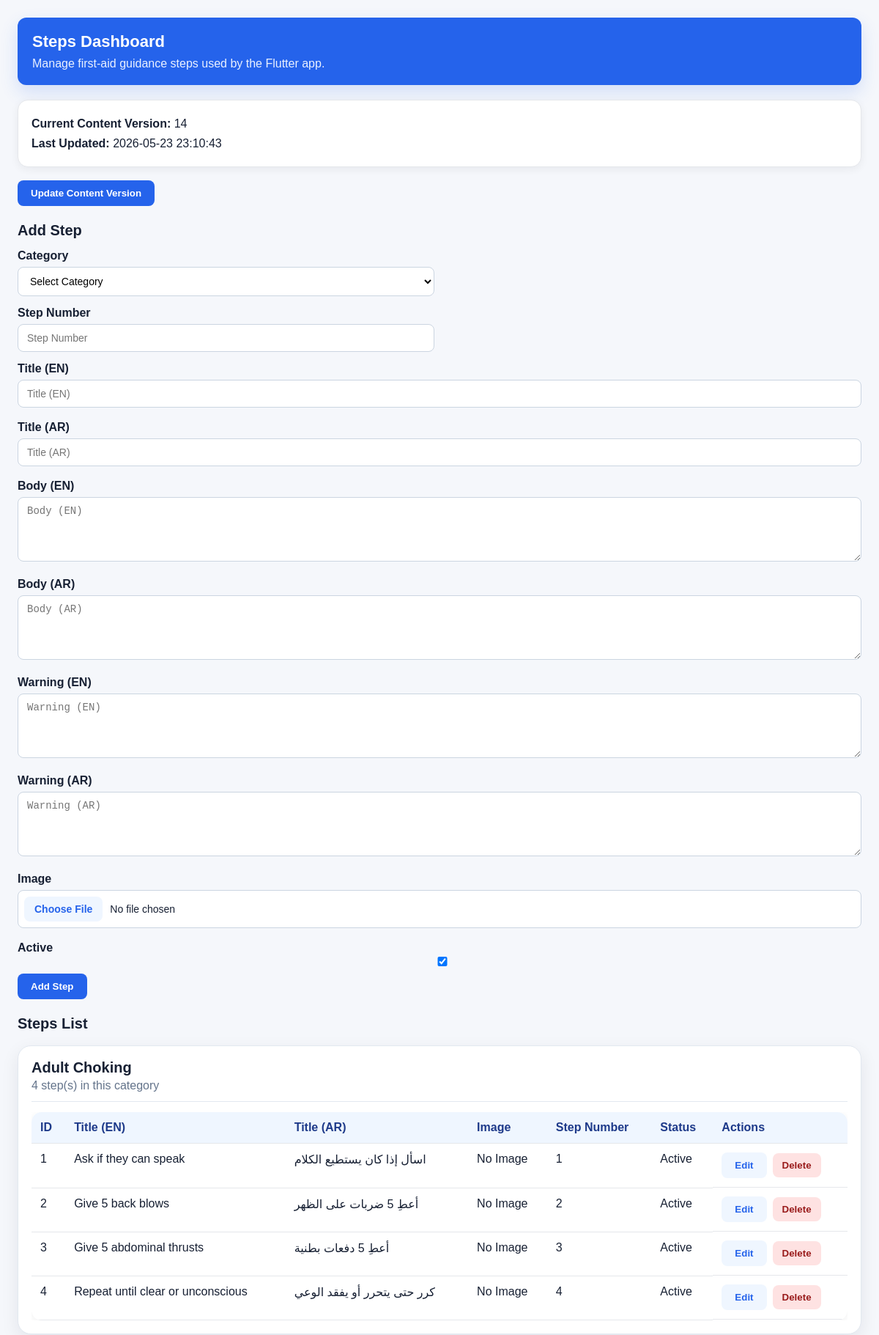
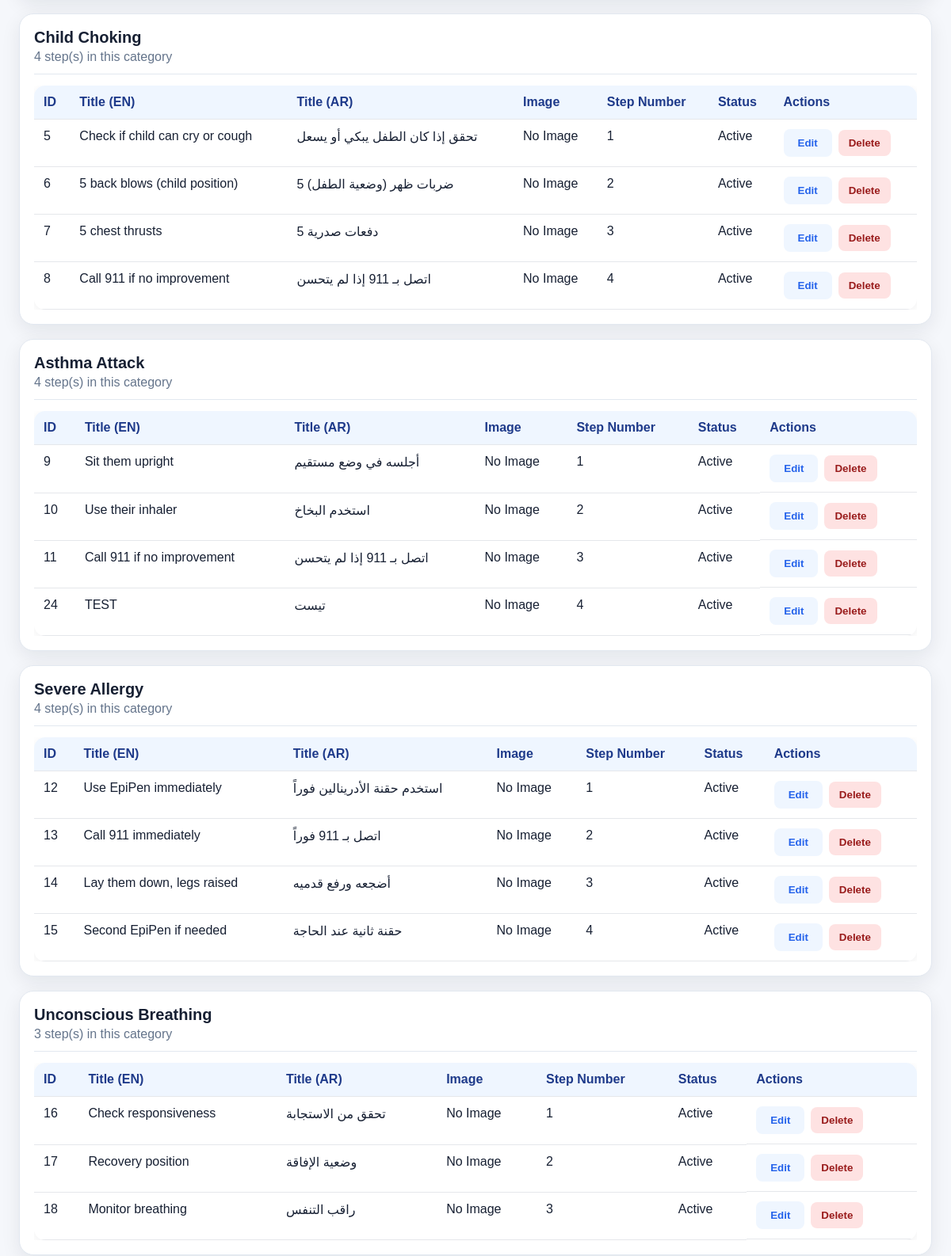
The app's page /pages/steps.php (signed in, upper part) with its own data (2 pictures, top to bottom).
### tables this page shows
CREATE TABLE `content_meta` (
  `id` int(11) NOT NULL,
  `content_version` int(11) NOT NULL DEFAULT 1,
  `updated_at` timestamp NOT NULL DEFAULT current_timestamp() ON UPDATE current_timestamp()
);

CREATE TABLE `guidance_steps` (
  `id` int(11) NOT NULL,
  `category_id` int(11) NOT NULL,
  `category_code` varchar(50) NOT NULL,
  `step_no` tinyint(3) UNSIGNED NOT NULL,
  `title_en` varchar(140) NOT NULL,
  `title_ar` varchar(140) NOT NULL,
  `body_en` text NOT NULL,
  `body_ar` text NOT NULL,
  `warning_en` varchar(240) DEFAULT NULL,
  `warning_ar` varchar(240) DEFAULT NULL,
  `image_path` varchar(255) DEFAULT NULL,
  `image_asset` varchar(255) DEFAULT '',
  `audio_path` varchar(255) DEFAULT NULL,
  `is_active` tinyint(1) NOT NULL DEFAULT 1,
  `updated_by_admin_id` int(11) DEFAULT NULL,
  `created_at` datetime NOT NULL DEFAULT current_timestamp(),
  `updated_at` datetime NOT NULL DEFAULT current_timestamp() ON UPDATE current_timestamp()
);

### pages/guards.php (called while the page is built, shortened)
<?php
function perms(): array
{
    return $_SESSION['perms'] ?? [];
}
function can(string $perm): bool
{
    return in_array($perm, perms(), true);
}
?>

### pages/steps.php (the view, shortened to what this page needs)
<?php
require_once __DIR__ . '/guards.php';
require_once __DIR__ . '/../config/database.php';
$metaStmt = $pdo->prepare("SELECT content_version, updated_at FROM content_meta WHERE id = 1");
$metaStmt->execute();
$contentMeta = $metaStmt->fetch();
$stmt = $pdo->prepare("
    SELECT guidance_steps.*, categories.name_en AS category_name
    FROM guidance_steps
    LEFT JOIN categories ON guidance_steps.category_id = categories.id
    ORDER BY guidance_steps.category_id ASC, guidance_steps.step_no ASC
");
$stmt->execute();
$steps = $stmt->fetchAll();
$stepsByCategory = [];
foreach ($steps as $stepRow) {
    $key = (string)($stepRow['category_name'] ?? 'Unknown');
    if (!isset($stepsByCategory[$key])) {
        $stepsByCategory[$key] = [];
    }
    $stepsByCategory[$key][] = $stepRow;
}
?>
<!DOCTYPE html>
<html lang="en">
<head>
    <link rel="stylesheet" href="../assets/css/steps.css?v=20260523">
</head>
<body>
    <div class="page-header">
        <h2>Steps Dashboard</h2>
        <p>Manage first-aid guidance steps used by the Flutter app.</p>
    </div>
    <div class="version-box">
        <strong>Current Content Version:</strong>
        <?= htmlspecialchars((string)($contentMeta['content_version'] ?? '1')) ?>
        <br>
        <strong>Last Updated:</strong>
        <?= htmlspecialchars((string)($contentMeta['updated_at'] ?? '')) ?>
    </div>
    <form method="POST">
        <button type="submit" name="update_version" class="small-btn">Update Content Version</button>
    </form>
    <h3>Add Step</h3>
    <form method="POST" enctype="multipart/form-data">
        <div class="row">
            <div>
                <label>Category</label>
                <select name="category_id" required>
                    <option value="">Select Category</option>
                </select>
            </div>
            <br>
            <div>
                <label>Step Number</label>
                <input type="number" name="step_number" placeholder="Step Number" required>
            </div>
        </div>
        <label>Title (EN)</label>
        <input type="text" name="title_en" placeholder="Title (EN)" required>
        <br>
        <br>
        <label>Title (AR)</label>
        <input type="text" name="title_ar" placeholder="Title (AR)" required>
        <br>
        <br>
        <label>Body (EN)</label>
        <textarea name="body_en" placeholder="Body (EN)" required></textarea>
        <br>
        <br>
        <label>Body (AR)</label>
        <textarea name="body_ar" placeholder="Body (AR)" required></textarea>
        <br>
        <br>
        <label>Warning (EN)</label>
        <textarea name="warning_en" placeholder="Warning (EN)"></textarea>
        <br>
        <br>
        <label>Warning (AR)</label>
        <textarea name="warning_ar" placeholder="Warning (AR)"></textarea>
        <br>
        <br>
        <label>Image</label>
        <input class="file-upload-input" type="file" name="image" accept=".jpg,.jpeg,.png,.gif,.webp">
        <br>
        <br>
        <label>
            Active
            <input type="checkbox" name="is_active" checked>
        </label>
        <button type="submit" name="add" class="small-btn">Add Step</button>
    </form>
    <h3>Steps List</h3>
    <?php if (count($stepsByCategory) > 0): ?>
        <?php foreach ($stepsByCategory as $categoryTitle => $categorySteps): ?>
            <div class="category-step-card">
                <div class="category-step-header">
                    <div>
                        <h3><?= htmlspecialchars($categoryTitle) ?></h3>
                        <p><?= htmlspecialchars((string)count($categorySteps)) ?> step(s) in this category</p>
                    </div>
                </div>
                <div class="table-wrap">
                    <table>
                        <tr>
                            <th>ID</th>
                            <th>Title (EN)</th>
                            <th>Title (AR)</th>
                            <th>Image</th>
                            <th>Step Number</th>
                            <th>Status</th>
                            <th>Actions</th>
                        </tr>
                        <?php foreach ($categorySteps as $row): ?>
                            <tr>
                                <td><?= htmlspecialchars((string)$row['id']) ?></td>
                                <td><?= htmlspecialchars((string)($row['title_en'] ?? '')) ?></td>
                                <td><?= htmlspecialchars((string)($row['title_ar'] ?? '')) ?></td>
                                <td>
                                    <?php if (!empty($row['image_path'])): ?>
                                        <img src="../uploads/steps/<?= htmlspecialchars((string)$row['image_path']) ?>" width="70" alt="step image">
                                    <?php else: ?>
                                        No Image
                                    <?php endif; ?>
                                </td>
                                <td><?= htmlspecialchars((string)($row['step_no'] ?? '')) ?></td>
                                <td><?= (int)($row['is_active'] ?? 0) === 1 ? 'Active' : 'Inactive' ?></td>
                                <td class="action-buttons">
                                    <?php if (can('steps.edit')): ?>
                                        <button
                                            type="button"
                                            class="btn-secondary"
                                            onclick="parent.openGlobalModal(document.getElementById('editStep<?= (int)$row['id'] ?>').innerHTML)">
                                            Edit
                                        </button>
                                    <?php endif; ?>
                                    <?php if (can('steps.delete')): ?>
                                        <form method="POST" class="inline-form js-confirm-delete">
                                            <button type="submit" name="delete_step" class="btn-danger">Delete</button>
                                        </form>
                                    <?php endif; ?>
                                </td>
                            </tr>
                        <?php endforeach; ?>
                    </table>
                </div>
            </div>
        <?php endforeach; ?>
    <?php else: ?>
        <div class="category-step-card empty-card">No steps found.</div>
    <?php endif; ?>
</body>
</html>

### assets/css/steps.css (style rules this page uses)
* { box-sizing: border-box; }
body { font-family: Arial, sans-serif; background: #f5f7fb; margin: 0; padding: 24px; color: #172033; }
h2, h3 { margin: 0 0 14px; }
h2 { font-size: 28px; }
h3 { font-size: 20px; margin-top: 22px; }
.page-card, .version-box { background: #fff; border: 1px solid #e5e7eb; border-radius: 14px; padding: 18px; margin-bottom: 18px; box-shadow: 0 3px 12px rgba(15, 23, 42, .06); }
.version-box { line-height: 1.7; }
label { font-weight: 700; margin-bottom: 6px; display: block; }
input, select, textarea { width: 100%; padding: 10px 12px; border: 1px solid #cbd5e1; border-radius: 8px; font-size: 14px; background: #fff; }
textarea { min-height: 88px; resize: vertical; }
.row { display: grid; grid-template-columns: repeat(2, 1fr); gap: 14px; margin-bottom: 14px; }
.small-btn, .btn-primary { background: #2563eb; color: white; border: none; border-radius: 8px; padding: 10px 18px; cursor: pointer; font-weight: 800; }
.btn-secondary { background: #eff6ff; color: #2563eb; border: none; border-radius: 8px; padding: 10px 18px; font-weight: 800; cursor: pointer; text-decoration: none; display: inline-block; }
.btn-danger { background: #fee2e2; color: #991b1b; border: none; border-radius: 8px; padding: 9px 13px; font-weight: 800; cursor: pointer; }
table { width: 100%; border-collapse: collapse; background: #fff; border-radius: 14px; overflow: hidden; box-shadow: 0 3px 12px rgba(15, 23, 42, .06); }
th, td { padding: 12px; border-bottom: 1px solid #e5e7eb; text-align: left; vertical-align: top; }
th { background: #eff6ff; color: #1e3a8a; font-weight: 700; }
.table-wrap { overflow-x: auto; }
.action-buttons { display: flex; gap: 8px; align-items: center; flex-wrap: wrap; }
.inline-form { display: inline-block; margin: 0; }
input[type="file"] { padding: 8px; background: #fff; cursor: pointer; }
.category-step-card { background: #fff; border: 1px solid #e2e8f0; border-radius: 18px; padding: 18px; margin: 18px 0; box-shadow: 0 8px 24px rgba(15, 23, 42, .08); }
.category-step-header { display: flex; justify-content: space-between; align-items: center; margin-bottom: 14px; padding-bottom: 12px; border-bottom: 1px solid #e2e8f0; }
.category-step-header h3 { margin: 0 0 4px; }
.category-step-header p { margin: 0; color: #64748b; }
.page-header { background: #2563eb; color: #ffffff; padding: 20px; border-radius: 12px; margin-bottom: 20px; box-shadow: 0 10px 24px rgba(37, 99, 235, 0.16); }
.page-header h2 { margin: 0; font-size: 22px; color: #ffffff; }
.page-header p { margin: 8px 0 0; color: #eaf1ff; }

### records on screen
content_meta: content_version "14", updated_at "2026-05-23 23:10:43"
guidance_steps: id "1", title_en "Ask if they can speak", title_ar "اسأل إذا كان يستطيع الكلام", shows "No Image", step_no "1", is_active "Active"
guidance_steps: id "2", title_en "Give 5 back blows", title_ar "أعطِ 5 ضربات على الظهر", shows "No Image", step_no "2", is_active "Active"
guidance_steps: id "3", title_en "Give 5 abdominal thrusts", title_ar "أعطِ 5 دفعات بطنية", shows "No Image", step_no "3", is_active "Active"
guidance_steps: id "4", title_en "Repeat until clear or unconscious", title_ar "كرر حتى يتحرر أو يفقد الوعي", shows "No Image", step_no "4", is_active "Active"
guidance_steps: id "5", title_en "Check if child can cry or cough", title_ar "تحقق إذا كان الطفل يبكي أو يسعل", shows "No Image", step_no "1", is_active "Active"
guidance_steps: id "6", title_en "5 back blows (child position)", title_ar "5 ضربات ظهر (وضعية الطفل)", shows "No Image", step_no "2", is_active "Active"
guidance_steps: id "7", title_en "5 chest thrusts", title_ar "5 دفعات صدرية", shows "No Image", step_no "3", is_active "Active"
guidance_steps: id "8", title_en "Call 911 if no improvement", title_ar "اتصل بـ 911 إذا لم يتحسن", shows "No Image", step_no "4", is_active "Active"
guidance_steps: id "9", title_en "Sit them upright", title_ar "أجلسه في وضع مستقيم", shows "No Image", step_no "1", is_active "Active"
guidance_steps: id "10", title_en "Use their inhaler", title_ar "استخدم البخاخ", shows "No Image", step_no "2", is_active "Active"
guidance_steps: id "11", title_en "Call 911 if no improvement", title_ar "اتصل بـ 911 إذا لم يتحسن", shows "No Image", step_no "3", is_active "Active"
guidance_steps: id "24", title_en "TEST", title_ar "تيست", image_path "No Image", step_no "4", is_active "Active"
guidance_steps: id "12", title_en "Use EpiPen immediately", title_ar "استخدم حقنة الأدرينالين فوراً", shows "No Image", step_no "1", is_active "Active"
guidance_steps: id "13", title_en "Call 911 immediately", title_ar "اتصل بـ 911 فوراً", shows "No Image", step_no "2", is_active "Active"
guidance_steps: id "14", title_en "Lay them down, legs raised", title_ar "أضجعه ورفع قدميه", shows "No Image", step_no "3", is_active "Active"
guidance_steps: id "15", title_en "Second EpiPen if needed", title_ar "حقنة ثانية عند الحاجة", shows "No Image", step_no "4", is_active "Active"
guidance_steps: id "16", title_en "Check responsiveness", title_ar "تحقق من الاستجابة", shows "No Image", step_no "1", is_active "Active"
guidance_steps: id "17", title_en "Recovery position", title_ar "وضعية الإفاقة", shows "No Image", step_no "2", is_active "Active"
guidance_steps: id "18", title_en "Monitor breathing", title_ar "راقب التنفس", shows "No Image", step_no "3", is_active "Active"

### other values on screen
$categoryTitle "Adult Choking"
count($categorySteps) "4"
$categoryTitle "Child Choking"
$categoryTitle "Asthma Attack"
$categoryTitle "Severe Allergy"
$categoryTitle "Unconscious Breathing"
count($categorySteps) "3"
